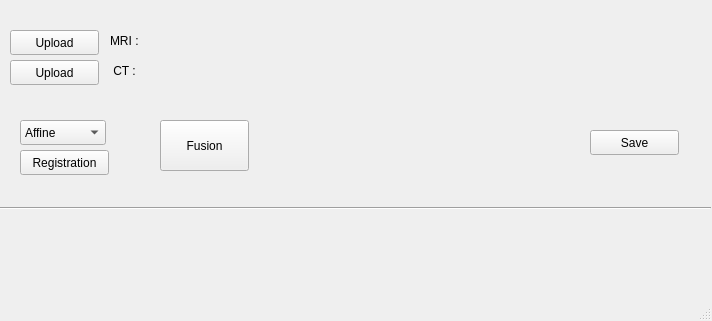
<?xml version="1.0" encoding="UTF-8"?>
<ui version="4.0">
 <class>MainWindow</class>
 <widget class="QMainWindow" name="MainWindow">
  <property name="geometry">
   <rect>
    <x>0</x>
    <y>0</y>
    <width>712</width>
    <height>321</height>
   </rect>
  </property>
  <property name="windowTitle">
   <string>MainWindow</string>
  </property>
  <widget class="QWidget" name="centralwidget">
   <widget class="QLabel" name="MRI">
    <property name="geometry">
     <rect>
      <x>110</x>
      <y>30</y>
      <width>41</width>
      <height>21</height>
     </rect>
    </property>
    <property name="text">
     <string>MRI :</string>
    </property>
   </widget>
   <widget class="QLabel" name="CT">
    <property name="geometry">
     <rect>
      <x>110</x>
      <y>60</y>
      <width>41</width>
      <height>21</height>
     </rect>
    </property>
    <property name="text">
     <string> CT :</string>
    </property>
   </widget>
   <widget class="QPushButton" name="MRIupload">
    <property name="geometry">
     <rect>
      <x>10</x>
      <y>30</y>
      <width>89</width>
      <height>25</height>
     </rect>
    </property>
    <property name="text">
     <string>Upload</string>
    </property>
   </widget>
   <widget class="QPushButton" name="CTupload">
    <property name="geometry">
     <rect>
      <x>10</x>
      <y>60</y>
      <width>89</width>
      <height>25</height>
     </rect>
    </property>
    <property name="text">
     <string>Upload</string>
    </property>
   </widget>
   <widget class="QLabel" name="MRIfoldername">
    <property name="geometry">
     <rect>
      <x>150</x>
      <y>30</y>
      <width>551</width>
      <height>17</height>
     </rect>
    </property>
    <property name="text">
     <string/>
    </property>
   </widget>
   <widget class="QLabel" name="CTfoldername">
    <property name="geometry">
     <rect>
      <x>150</x>
      <y>60</y>
      <width>551</width>
      <height>17</height>
     </rect>
    </property>
    <property name="text">
     <string/>
    </property>
   </widget>
   <widget class="QComboBox" name="comboBox">
    <property name="geometry">
     <rect>
      <x>20</x>
      <y>120</y>
      <width>86</width>
      <height>25</height>
     </rect>
    </property>
    <item>
     <property name="text">
      <string>Affine</string>
     </property>
    </item>
    <item>
     <property name="text">
      <string>Bspline</string>
     </property>
    </item>
    <item>
     <property name="text">
      <string>Both</string>
     </property>
    </item>
   </widget>
   <widget class="QPushButton" name="Registrationbutton">
    <property name="geometry">
     <rect>
      <x>20</x>
      <y>150</y>
      <width>89</width>
      <height>25</height>
     </rect>
    </property>
    <property name="text">
     <string>Registration</string>
    </property>
   </widget>
   <widget class="QPushButton" name="Fusionbutton">
    <property name="geometry">
     <rect>
      <x>160</x>
      <y>120</y>
      <width>89</width>
      <height>51</height>
     </rect>
    </property>
    <property name="text">
     <string>Fusion</string>
    </property>
   </widget>
   <widget class="QPushButton" name="Savebutton">
    <property name="geometry">
     <rect>
      <x>590</x>
      <y>130</y>
      <width>89</width>
      <height>25</height>
     </rect>
    </property>
    <property name="text">
     <string>Save</string>
    </property>
   </widget>
   <widget class="Line" name="line">
    <property name="geometry">
     <rect>
      <x>0</x>
      <y>200</y>
      <width>711</width>
      <height>16</height>
     </rect>
    </property>
    <property name="orientation">
     <enum>Qt::Horizontal</enum>
    </property>
   </widget>
   <widget class="QLabel" name="label">
    <property name="geometry">
     <rect>
      <x>0</x>
      <y>220</y>
      <width>531</width>
      <height>31</height>
     </rect>
    </property>
    <property name="text">
     <string/>
    </property>
   </widget>
  </widget>
  <widget class="QMenuBar" name="menubar">
   <property name="geometry">
    <rect>
     <x>0</x>
     <y>0</y>
     <width>712</width>
     <height>22</height>
    </rect>
   </property>
  </widget>
  <widget class="QStatusBar" name="statusbar"/>
 </widget>
 <resources/>
 <connections/>
</ui>
